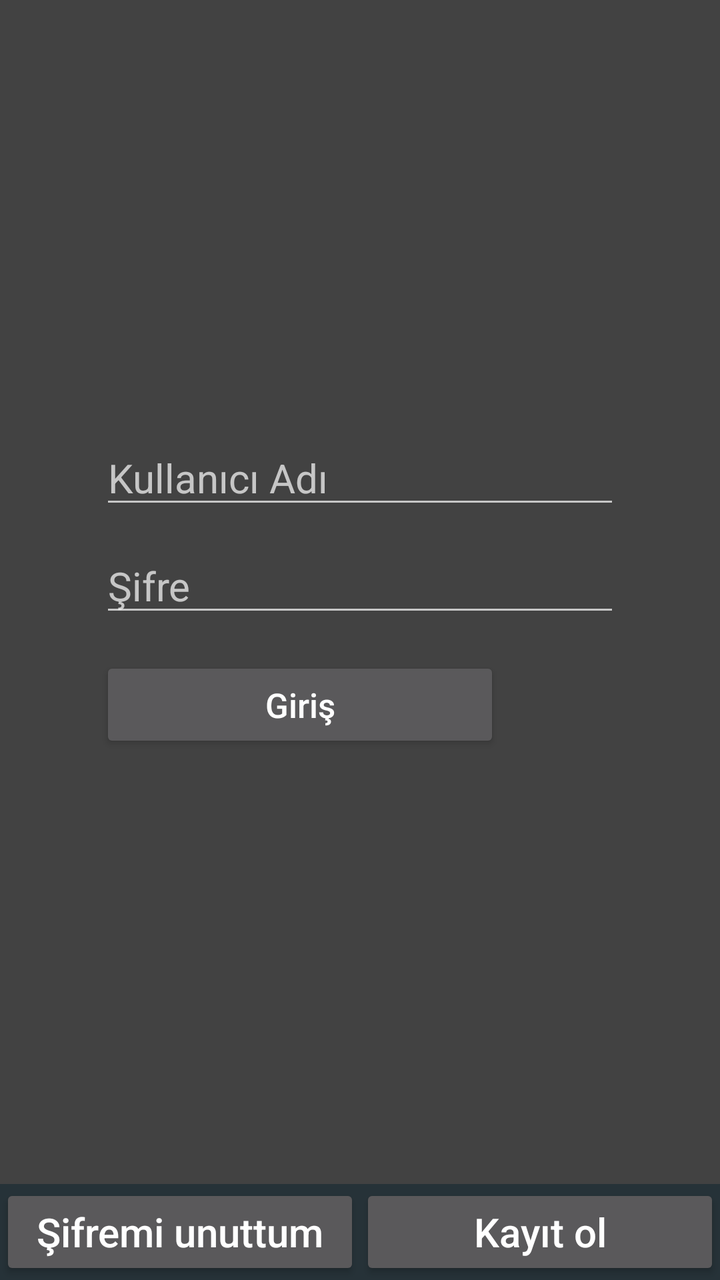
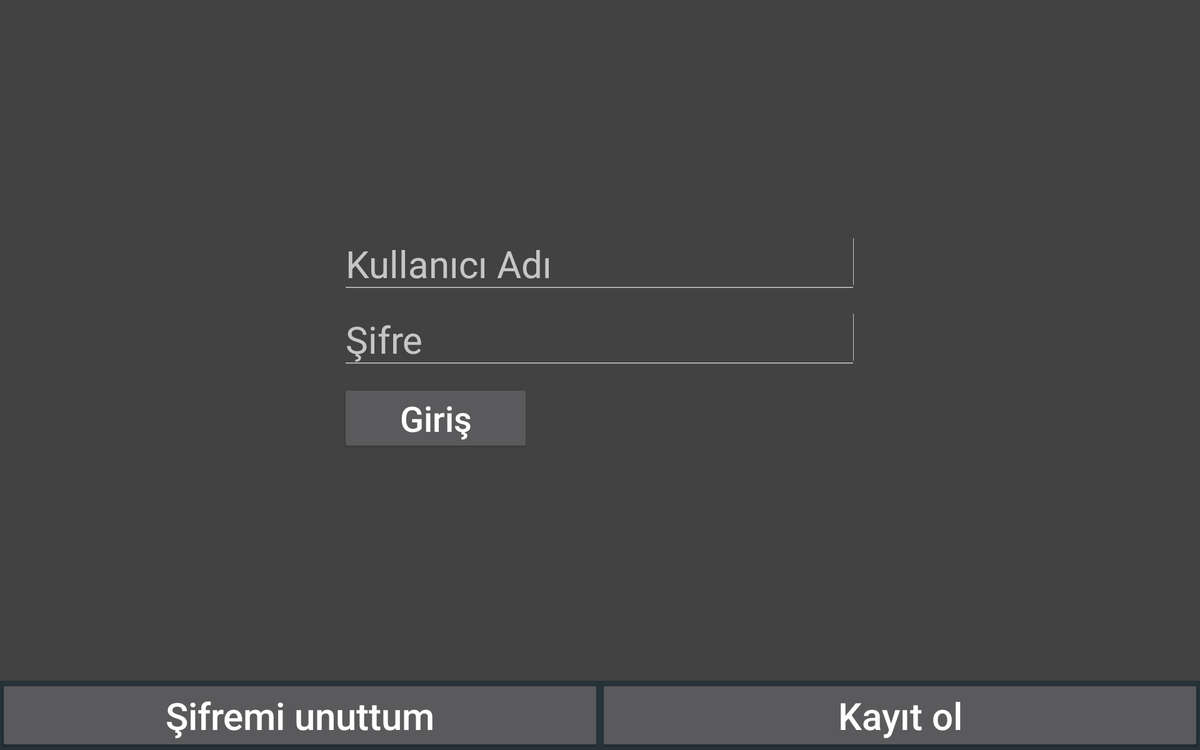

Two renders of one Android screen. The first uses the default layout on a phone; the second uses the alternative layout the repository ships for a different screen configuration, on a matching device. The two XML files are below.
<!-- AndroidManifest.xml: application theme AppTheme -->
<!-- res/layout/login_screen.xml -->
<?xml version="1.0" encoding="utf-8"?>
<LinearLayout xmlns:android="http://schemas.android.com/apk/res/android"
    android:layout_width="match_parent"
    android:layout_height="match_parent"
    android:orientation="vertical"
    android:background="@color/background_floating_material_dark"
    >

    <RelativeLayout
        android:id="@+id/loginLayout"
        android:layout_width="match_parent"
        android:layout_height="0dp"
        android:orientation="vertical"
        android:visibility="visible"
        android:layout_weight="15"
        >
        <LinearLayout
            android:layout_width="match_parent"
            android:layout_height="wrap_content"
            android:layout_centerVertical="true"
            android:orientation="vertical">


            
            <EditText
                android:id="@+id/usernameEdit"
                android:layout_width="match_parent"
                android:layout_height="wrap_content"

                android:layout_marginEnd="@dimen/login_layout_margin"
                android:layout_marginLeft="@dimen/login_layout_margin"
                android:layout_marginRight="@dimen/login_layout_margin"
                android:layout_marginStart="@dimen/login_layout_margin"

                android:hint="@string/login_username"
                android:inputType="text"
                android:textSize="@dimen/login_layout_edit_text" />

            
            <EditText
                android:id="@+id/passwordEdit"
                android:layout_width="match_parent"
                android:layout_height="wrap_content"

                android:layout_marginEnd="@dimen/login_layout_margin"
                android:layout_marginLeft="@dimen/login_layout_margin"
                android:layout_marginRight="@dimen/login_layout_margin"
                android:layout_marginStart="@dimen/login_layout_margin"

                android:layout_marginTop="10dp"
                android:hint="@string/login_password"
                android:inputType="text"
                android:password="true"
                android:textSize="@dimen/login_layout_edit_text" />



            
            <Button
                android:id="@+id/loginButton"
                android:layout_width="200dp"
                android:layout_height="wrap_content"

                android:layout_marginEnd="@dimen/login_layout_margin"
                android:layout_marginLeft="@dimen/login_layout_margin"
                android:layout_marginRight="@dimen/login_layout_margin"
                android:layout_marginStart="@dimen/login_layout_margin"

                android:layout_marginTop="15dp"
                android:text="@string/login_login"
                android:textAllCaps="false"
                android:onClick="onClickLogin"
                android:textSize="@dimen/login_layout_button" />


        </LinearLayout>
    </RelativeLayout>

    <LinearLayout
        android:layout_width="match_parent"
        android:layout_height="wrap_content"
        android:background="@color/material_blue_grey_900"
        android:orientation="horizontal"
        android:weightSum="10"
        >

        
        <Button
            android:id="@+id/forgotPassword"
            android:layout_width="match_parent"
            android:layout_height="match_parent"
            android:gravity="center"
            android:onClick="onClickForgotPassword"
            android:text="@string/login_forgotpassword"
            android:textSize="@dimen/login_layout_bottom_texts"
            android:layout_weight="5"
            />

        
        <Button
            android:id="@+id/signUp"
            android:layout_width="match_parent"
            android:layout_height="match_parent"
            android:gravity="center"
            android:onClick="onClickSignup"
            android:text="@string/login_signup"
            android:textSize="@dimen/login_layout_bottom_texts"
            android:layout_weight="5"
            />

    </LinearLayout>

</LinearLayout>
<!-- resources referenced by this layout -->
<resources>
  <dimen name="login_layout_bottom_texts">20sp</dimen>
  <dimen name="login_layout_button">17sp</dimen>
  <dimen name="login_layout_edit_text">20sp</dimen>
  <dimen name="login_layout_margin">50dp</dimen>
  <string name="login_forgotpassword"> Şifremi unuttum </string>
  <string name="login_login"> Giriş </string>
  <string name="login_password"> Şifre </string>
  <string name="login_signup"> Kayıt ol </string>
  <string name="login_username">Kullanıcı Adı</string>
  <style name="AppTheme" parent="Theme.AppCompat.NoActionBar">
          
          <item name="android:textAllCaps"> false </item>
      </style>
</resources>
<!-- res/layout-xlarge/login_screen.xml (the repository's variant of the layout above) -->
<!-- drawn on a large tablet held sideways -->
<?xml version="1.0" encoding="utf-8"?>
<LinearLayout xmlns:android="http://schemas.android.com/apk/res/android"
    android:layout_width="match_parent"
    android:layout_height="match_parent"
    android:orientation="vertical"
    android:background="@color/background_floating_material_dark"
    >

    <RelativeLayout
        android:id="@+id/loginLayout"
        android:layout_width="match_parent"
        android:layout_height="0dp"
        android:orientation="vertical"
        android:visibility="visible"
        android:layout_weight="15"
        >
        <LinearLayout
            android:layout_width="wrap_content"
            android:layout_height="wrap_content"
            android:orientation="vertical"
            android:layout_centerVertical="true"
            android:layout_centerHorizontal="true"
            >


            
            <EditText
                android:id="@+id/usernameEdit"
                android:layout_width="550dp"
                android:layout_height="wrap_content"


                android:hint="@string/login_username"
                android:inputType="text"
                android:textSize="@dimen/login_layout_edit_text" />

            
            <EditText
                android:id="@+id/passwordEdit"
                android:layout_width="550dp"
                android:layout_height="wrap_content"

                android:layout_marginTop="10dp"
                android:hint="@string/login_password"
                android:inputType="text"
                android:password="true"
                android:textSize="@dimen/login_layout_edit_text" />


            
            <Button
                android:id="@+id/loginButton"
                android:layout_width="200dp"
                android:layout_height="wrap_content"
                android:onClick="onClickLogin"
                android:layout_marginTop="15dp"
                android:text="@string/login_login"
                android:textAllCaps="false"
                android:textSize="@dimen/login_layout_button" />


        </LinearLayout>
    </RelativeLayout>

    <LinearLayout
        android:layout_width="match_parent"
        android:layout_height="wrap_content"
        android:background="@color/material_blue_grey_900"
        android:orientation="horizontal"
        android:weightSum="10"
        >

        
        <Button
            android:id="@+id/forgotPassword"
            android:layout_width="match_parent"
            android:layout_height="match_parent"
            android:gravity="center"
            android:onClick="onClickForgotPassword"
            android:text="@string/login_forgotpassword"
            android:textSize="@dimen/login_layout_bottom_texts"
            android:layout_weight="5"
            />

        
        <Button
            android:id="@+id/signUp"
            android:layout_width="match_parent"
            android:layout_height="match_parent"
            android:gravity="center"
            android:onClick="onClickSignup"
            android:text="@string/login_signup"
            android:textSize="@dimen/login_layout_bottom_texts"
            android:layout_weight="5"
            />

    </LinearLayout>

</LinearLayout>
<!-- resources referenced by the variant -->
<!-- as a large tablet held sideways resolves them -->
<resources>
  <!-- from res/values-w720dp/ -->
  <dimen name="login_layout_bottom_texts"> 40sp </dimen>
  <!-- from res/values-w720dp/ -->
  <dimen name="login_layout_button"> 37sp </dimen>
  <!-- from res/values-w720dp/ -->
  <dimen name="login_layout_edit_text"> 40sp </dimen>
  <string name="login_forgotpassword"> Şifremi unuttum </string>
  <string name="login_login"> Giriş </string>
  <string name="login_password"> Şifre </string>
  <string name="login_signup"> Kayıt ol </string>
  <string name="login_username">Kullanıcı Adı</string>
  <style name="AppTheme" parent="Theme.AppCompat.NoActionBar">
          
          <item name="android:textAllCaps"> false </item>
      </style>
</resources>
